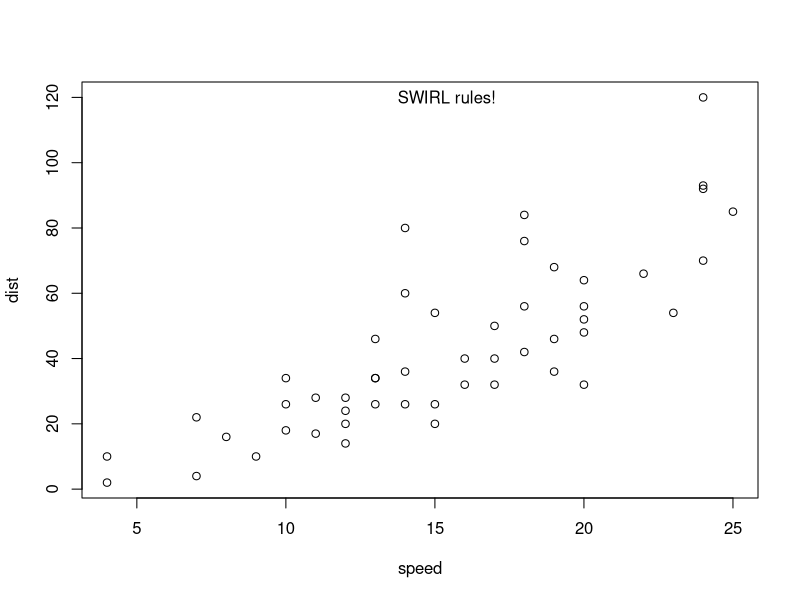

This figure's R source: (Note: this script raises an error after producing the figure.)
head(cars)
with(cars,plot(speed,dist))
text(mean(cars$speed),max(cars$dist),"SWIRL rules!")
head(state)
table(state$region)
xyplot(Life.Exp ~ Income | region, data=state,layout=c(4,1))
xyplot(Life.Exp ~ Income | region, data=state,layout=c(2,2))
head(mpg)
dim(mpg)
table(mpg$model)
qplot(displ,hwy,data=mpg)